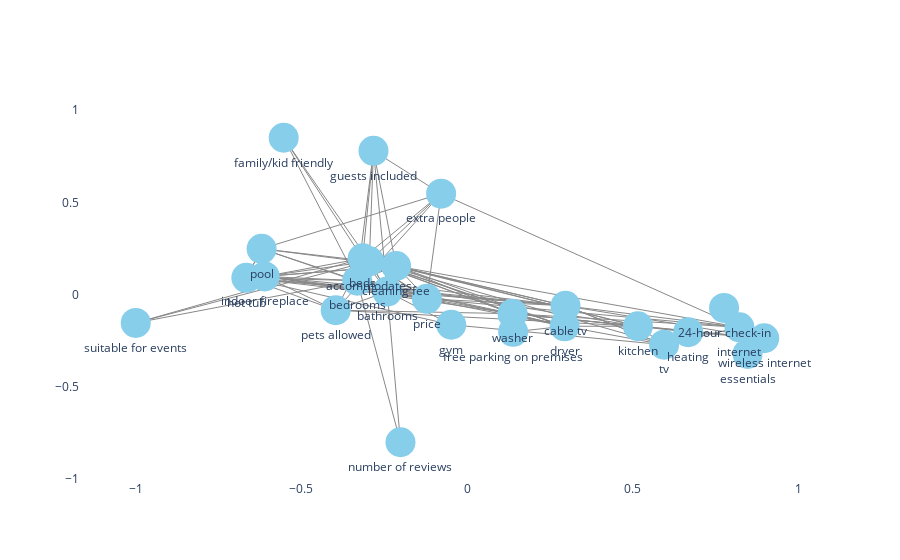

Notebook cell for this chart:
### Code cell
import csv
import networkx as nx
import plotly.graph_objects as go

file_name = 'causal-graph-2023-04-12.csv'

# Create a new graph
G = nx.DiGraph()

# Read the CSV file
with open(file_name, newline='', encoding='utf-8') as csvfile:
    reader = csv.DictReader(csvfile)
    for row in reader:
        source = row['source']
        target = row['target']
        relationship = row['relationship']

        if row['weight'] == '':
            weight = 1.0
        else:
            weight = float(row['weight'])

        G.add_edge(source, target, weight=weight, label=relationship)

# Set node positions using the spring layout
pos = nx.spring_layout(G)

# Prepare data for the Plotly plot
edge_x = []
edge_y = []
for edge in G.edges():
    x0, y0 = pos[edge[0]]
    x1, y1 = pos[edge[1]]
    edge_x.extend([x0, x1, None])
    edge_y.extend([y0, y1, None])

edge_trace = go.Scatter(x=edge_x, y=edge_y, line=dict(width=1, color='#888'), hoverinfo='none', mode='lines')

node_x = [pos[node][0] for node in G.nodes()]
node_y = [pos[node][1] for node in G.nodes()]

node_trace = go.Scatter(x=node_x, y=node_y, text=list(G.nodes), mode='markers+text', hoverinfo='text',
                        marker=dict(symbol='circle', size=30, color='skyblue'),
                        textposition='bottom center', textfont=dict(size=12))

# Create the Plotly plot
fig = go.Figure(data=[edge_trace, node_trace], layout=go.Layout(showlegend=False, hovermode='closest'))
fig.update_layout(scene=dict(xaxis_title='X', yaxis_title='Y'), plot_bgcolor='white')
fig.show()

### Figure 1 — Plotly figure (JSON) as saved in the notebook; plotly's stock layout.template omitted (floating-point values rounded to 4 significant figures; data arrays with more than 128 entries replaced by an {"elided": "..."} marker saying what was removed)
{"data": [{"hoverinfo": "none", "line": {"color": "#888", "width": 1}, "mode": "lines", "type": "scatter", "x": {"elided": "342 float values"}, "y": {"elided": "342 float values"}}, {"hoverinfo": "text", "marker": {"color": "skyblue", "size": 30, "symbol": "circle"}, "mode": "markers+text", "text": ["bathrooms", "bedrooms", "cable tv", "cleaning fee", "gym", "hot tub", "indoor fireplace", "pets allowed", "pool", "price", "washer", "dryer", "accommodates", "beds", "extra people", "kitchen", "internet", "wireless internet", "tv", "24-hour check-in", "guests included", "suitable for events", "family/kid friendly", "number of reviews", "free parking on premises", "essentials", "heating"], "textfont": {"size": 12}, "textposition": "bottom center", "type": "scatter", "x": [-0.2414, -0.3319, 0.2966, -0.2144, -0.04822, -0.6663, -0.6109, -0.3967, -0.6203, -0.1216, 0.1367, 0.2939, -0.2954, -0.3155, -0.07875, 0.515, 0.8213, 0.8961, 0.5938, 0.7749, -0.2828, -1, -0.5537, -0.2013, 0.1385, 0.8459, 0.6666], "y": [0.01569, 0.07489, -0.06183, 0.1544, -0.1645, 0.09033, 0.09775, -0.08556, 0.2478, -0.02382, -0.1044, -0.1728, 0.1801, 0.196, 0.5469, -0.1725, -0.1782, -0.2378, -0.2726, -0.07297, 0.7795, -0.1545, 0.8506, -0.8022, -0.2029, -0.3226, -0.2047]}], "layout": {"hovermode": "closest", "plot_bgcolor": "white", "scene": {"xaxis": {"title": {"text": "X"}}, "yaxis": {"title": {"text": "Y"}}}, "showlegend": false}}
